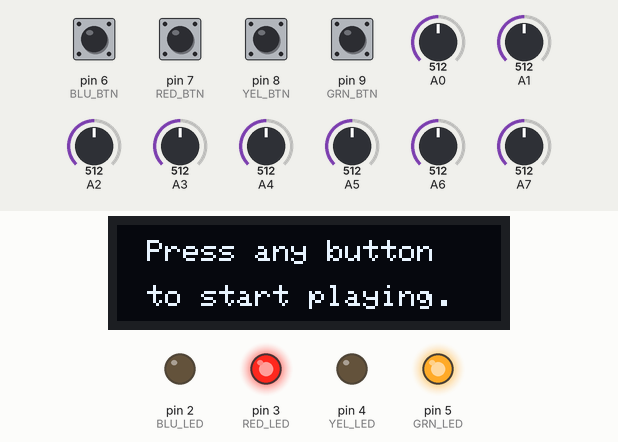
Recording of a sketch running on a simulated Arduino Uno, built with avr-gcc and run on an emulated ATmega328P. On the bench: 128×32 one-colour display, output pins drawn as LEDs (lit = HIGH). The test bench sets the inputs (shaded band); at power-on: pin 6 (BLU_BTN), pin 7 (RED_BTN), pin 8 (YEL_BTN), pin 9 (GRN_BTN) HIGH, A0 = 512, A1 = 512, A2 = 512, A3 = 512, A4 = 512, A5 = 512, A6 = 512, A7 = 512. Random numbers use the default seed unless the sketch sets one; what the sketch prints to the serial monitor is not drawn.

Above: at 1.6 s.
1.7 s: pin 6 (BLU_BTN) pulled LOW for 0.15 s
At 2.3 s:
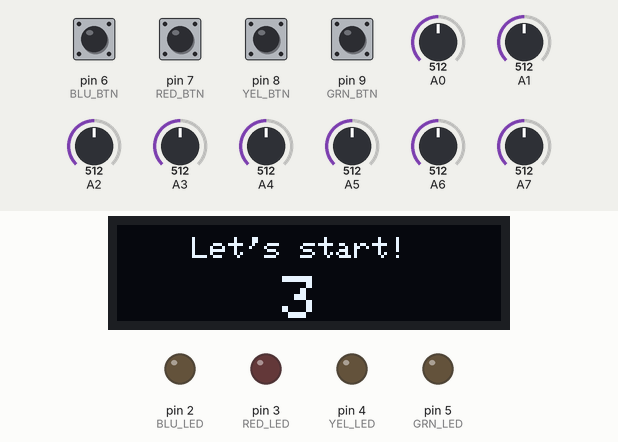
At 3.8 s:
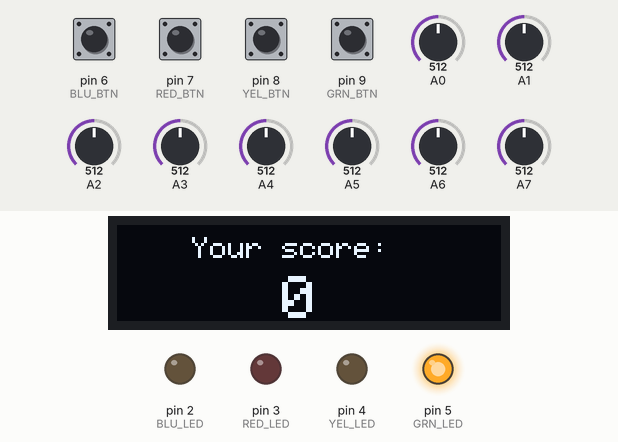
4.8 s: pin 9 (GRN_BTN) pulled LOW for 0.15 s
At 5.6 s:
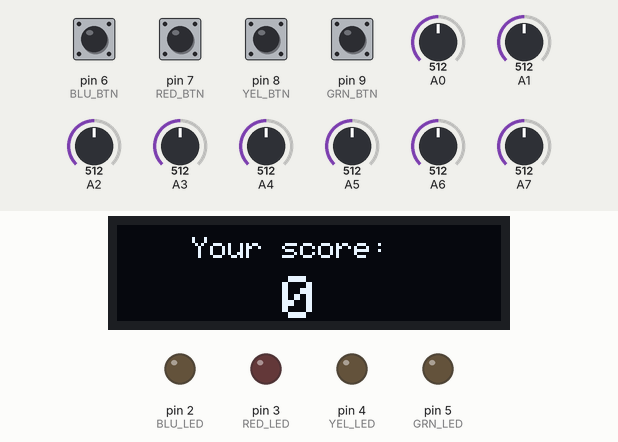
Timing chart, 0 to 7.8 s (numbered marks = the images above; inputs shaded):
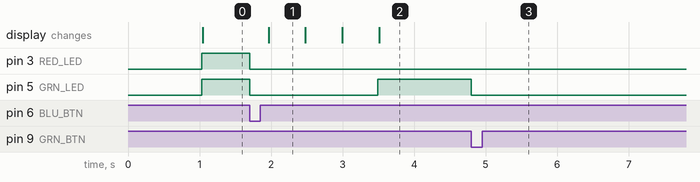

The sketch:

LightChaseGameCode.ino
```cpp
// Light chaser game by yui_maker
//  In this game Random LEDs will light up and you need to press the buttons associated with each LED.
//  the game ends if you take too long to press the button or you press a wrong button.
//  this code has a lot of Serial print commands for debugging. This way it can be played even without a display and just with serial monitor.
//  But if you have display you should remove the Serial print commands.

#include <Arduino.h> //this is only required on older Arduino IDEs or on platform IO.
#include <EEPROM.h>  //The highest score will be saved on EEPROM.

// defining LED pins. Change it according to the pins you have connected your LEDs to.
#define GRN_LED 5
#define YEL_LED 4
#define RED_LED 3
#define BLU_LED 2

// defining pushbutton pins. Change it according to the pins you have connected your push buttons to.
#define GRN_BTN 9
#define YEL_BTN 8
#define RED_BTN 7
#define BLU_BTN 6

// importing the libraries required for OLED display
// display related codes are copied from Adafruit's SSD1306 drivers example code.
#include <SPI.h>
#include <Wire.h>
#include <Adafruit_GFX.h>
#include <Adafruit_SSD1306.h>

#define SCREEN_WIDTH 128 // OLED display width, in pixels
#define SCREEN_HEIGHT 32 // OLED display height, in pixels

#define OLED_RESET 4        // Reset pin # (or -1 if sharing Arduino reset pin)
#define SCREEN_ADDRESS 0x3C ///< See data sheet for Address; 0x3D for 128x64, 0x3C for 128x32
Adafruit_SSD1306 display(SCREEN_WIDTH, SCREEN_HEIGHT, &Wire, OLED_RESET);

// variables related with keeping score
byte randomButton; // this variable is used for storing the random number generated. As it will be always in between zero and four we are using byte.
int score = 0;
byte gamemode = 0;
int highest_score;
unsigned long current_time1;
const byte address = 0;                         // EEPROM address where you will be storing the highest score. As it will remain the same throughout the code we are using a constant byte
float gameDifficulty;


void setup()
{
  Serial.begin(9600);
  // setting LED pins as OUTPUT pins
  pinMode(GRN_LED, OUTPUT);
  pinMode(RED_LED, OUTPUT);
  pinMode(YEL_LED, OUTPUT);
  pinMode(BLU_LED, OUTPUT);

  // Setting Push button pins as INPUT pins with internal pullup resistors
  pinMode(GRN_BTN, INPUT_PULLUP);
  pinMode(RED_BTN, INPUT_PULLUP);
  pinMode(YEL_BTN, INPUT_PULLUP);
  pinMode(BLU_BTN, INPUT_PULLUP);

  // initializing the display
  if (!display.begin(SSD1306_SWITCHCAPVCC, SCREEN_ADDRESS))
  {
    Serial.println(F("SSD1306 allocation failed"));
    for (;;)
      ; // Don't proceed, loop forever
  }
  display.setTextColor(SSD1306_WHITE);

  // initializing the pseudo-random number generator
  randomSeed(analogRead(millis()));
  randomButton = random(0, 4); // creating a random number between zero and four. As we only have four buttons.
  current_time1 = millis();    // putting a time stamp

//  EEPROM.write(address, 0);             // Uncomment this line only if you ever want to reset the heighest score saved in EEPROM to zero,
  highest_score = EEPROM.read(address); // Reading the heighest score from EEPROM

}   //closing the set up function


// this function will be running when we are waiting for a player to start the game by pressing any button.
void startMode(void)
{
  bool light_on = true;
  while (
    digitalRead(GRN_BTN) == HIGH && digitalRead(RED_BTN) == HIGH && digitalRead(YEL_BTN) == HIGH && digitalRead(BLU_BTN) == HIGH)
  {
    // looping between lighting two LED pairs at a time with different text on display
    if (millis() - current_time1 >= 1000)
    {
      if (light_on)
      {
        digitalWrite(GRN_LED, HIGH);
        digitalWrite(RED_LED, HIGH);
        digitalWrite(YEL_LED, LOW);
        digitalWrite(BLU_LED, LOW);

        // showing instructions on display
        display.clearDisplay();
        display.setTextSize(1);
        display.setCursor(10, 5);
        display.println(F("Press any button "));
        display.setCursor(10, 20);
        display.println(F("to start playing."));
        display.display();
        light_on = false;
      }
      else
      {
        digitalWrite(GRN_LED, LOW);
        digitalWrite(RED_LED, LOW);
        digitalWrite(YEL_LED, HIGH);
        digitalWrite(BLU_LED, HIGH);

        // asking to start paying
        display.clearDisplay();
        display.setTextSize(2);
        display.setCursor(0, 8);
        display.println(F("Let's play"));
        display.display();
        light_on = true;
      }
      current_time1 = millis();
    }
  }
  // if the player presses any button we turn off all the LEDs and start a count down.
  digitalWrite(GRN_LED, LOW);
  digitalWrite(RED_LED, LOW);
  digitalWrite(YEL_LED, LOW);
  digitalWrite(BLU_LED, LOW);
  delay(250);
  for (int i = 3; i >= 1; i--)
  {
    // showing the start count down
    display.clearDisplay();
    display.setTextSize(1);
    display.setCursor(25, 4);
    display.println(F("Let's start!"));
    display.setTextSize(2);
    display.setCursor(55, 17);
    display.println(i);
    display.display();
    delay(500);
  }
  // After the count down we clear the display, change the gamemode flag, set the score to zero and put a time stamp on current_time1
  display.clearDisplay();
  gamemode = 1;
  score = 0;
  current_time1 = millis();
} // closing the startMode function


// this function continuously updates the score while user is playing the game
void updateScore(void)
{
  display.clearDisplay();
  display.setTextSize(1);
  display.setCursor(25, 4);
  display.println(F("Your score: "));
  display.setTextSize(2);
  display.setCursor(55, 17);
  display.println(score);
  display.display();
} // closing the updateScore function


// this function runs if you press the wrong button or don't press the button in time
void gameOver(void)
{
  Serial.println("you were over time limit or pressed the wrong button.");
  if ((score >= highest_score) && (score != 0))
  {
    highest_score = score;
    EEPROM.update(address, highest_score); // updating the highest score in EEPROM memory address.
    Serial.println("Congratulations, you made the highest score of " + String(score));
    // showing the highest score on display
    display.clearDisplay();
    display.setTextSize(1);
    display.setCursor(5, 5);
    display.println(F("You made the"));
    display.setCursor(5, 18);
    display.println("higest score: " + String(highest_score) + "!");
    display.display();
    delay(3 * 1000); // the highest score will be shown for 3 seconds.
  }

  else if (score < highest_score)
  {
    Serial.println("Your final score: " + String());
    Serial.println("Highest score: " + String(highest_score));

    // showing the player's score on display with the highest score.
    display.clearDisplay();
    display.setTextSize(1);
    display.setCursor(5, 5);
    display.println(F("Your score: "));
    display.setCursor(100, 5);
    display.println(score);
    display.setCursor(5, 20);
    display.println(F("highest score: "));
    display.setCursor(100, 20);
    display.println(highest_score);
    display.display();
    delay(3 * 1000); // the player's score will be shown for 3 seconds.
  }
  gamemode = 0; // this flag will take us back to the start mode
} // closing the gameOver function


// Based on the random number generated we give the buttonChase function a LED and Button combination.
// this function runs the game for each combination.
void buttonChase(int led, int but)
{
  digitalWrite(led, HIGH);
  Serial.println("Press " + String(but));
  updateScore();
  gameDifficulty = 1500 / (score / 10 + 1); // As the score increase the time allowed to press the button will go down.
  if (millis() - current_time1 <= gameDifficulty)
  {
    if ((digitalRead(but) == LOW))
    {
      digitalWrite(led, LOW);
      Serial.println("You pressed" + String(but));
      byte oldnum = randomButton;    // as the variable oldnum won't be used in any other function we are creating it only here
      while (randomButton == oldnum) // making sure we do not light up the same LED as before
      {
        randomSeed(analogRead(millis()));
        randomButton = random(0, 4);
      }
      score = score + 1;
      updateScore();
      current_time1 = millis();         // updating the time stamp
      while ((digitalRead(but) == LOW)) // you need to let go of the button for the game to proceed
      {
      }
    }
    // following lines of code checks if user pressed the right button or not.
    if ((led == GRN_LED) && ((digitalRead(RED_BTN) == LOW) || (digitalRead(YEL_BTN) == LOW) || (digitalRead(BLU_BTN) == LOW)))
    {
      gameOver();
    }
    else if ((led == RED_LED) && ((digitalRead(GRN_BTN) == LOW) || (digitalRead(YEL_BTN) == LOW) || (digitalRead(BLU_BTN) == LOW)))
    {
      gameOver();
    }
    else if ((led == YEL_LED) && ((digitalRead(RED_BTN) == LOW) || (digitalRead(GRN_BTN) == LOW) || (digitalRead(BLU_BTN) == LOW)))
    {
      gameOver();
    }
    else if ((led == BLU_LED) && ((digitalRead(RED_BTN) == LOW) || (digitalRead(YEL_BTN) == LOW) || (digitalRead(GRN_BTN) == LOW)))
    {
      gameOver();
    }
  }
  // if you didn't press the button in time the game will end
  else
  {
    gameOver();
  }
} // closing buttonChase function


void loop()
{
    // based on the random number generated we run the game function buttonchase for different LED and button combinations

  if (gamemode == 0)
  {
    startMode();
  }

  else if (randomButton == 0)
  {
    buttonChase(GRN_LED, GRN_BTN);
  }

  else if (randomButton == 1)
  {
    buttonChase(RED_LED, RED_BTN);
  }

  else if (randomButton == 2)
  {
    buttonChase(YEL_LED, YEL_BTN);
  }

  else if (randomButton == 3)
  {
    buttonChase(BLU_LED, BLU_BTN);
  }
} // closing the void loop function
```

LightChaserWithTFT.cpp
```cpp
#include <Arduino.h>
#include <EEPROM.h>

// LED Definitions
#define GRN_LED 2
#define RED_LED 3
#define YEL_LED 4
#define BLU_LED 5

// Pushbutton Definitions
#define GRN_BTN 6
#define RED_BTN 7
#define YEL_BTN 8
#define BLU_BTN 9

// Display libraries
#include <SPI.h>
#include "Adafruit_GFX.h"
#include "Adafruit_HX8357.h"


// Display connections
#define TFT_CS 10
#define TFT_DC 1
#define TFT_RST -1 // RST can be set to -1 if you tie it to Arduino's reset

// Using SPI hardware (on Uno/nano, #13, #12, #11)
Adafruit_HX8357 tft = Adafruit_HX8357(TFT_CS, TFT_DC, TFT_RST);


// the variabes used in the code
unsigned int randbut;  //integer for storing random numbers.
unsigned int score = 0; //integer for storing score.
unsigned int gamemode = 0; //integer for going from waiting for players to game mode.
unsigned int highest_score;  //integer for storing highest score. This one gets stored in EEPROM
unsigned long current_time1; //integer for using millis as delay() should not be used.
unsigned int address = 0; //integer for pointing to the memory location where we want to store the highest score.
unsigned int difficulty = 1500/(score/10 +1); //the user will have 1.5 seconds for the first button and then as the score goes up time to press each button will go down respectively. Change 10 to a bigger number if you want to make it easier and vice versa.


void setup()
{

  // setting LEDs as outputs
  pinMode(GRN_LED, OUTPUT);
  pinMode(RED_LED, OUTPUT);
  pinMode(YEL_LED, OUTPUT);
  pinMode(BLU_LED, OUTPUT);

  // setting Pushbuttons as Inputs with internal pullup resistors
  pinMode(GRN_BTN, INPUT_PULLUP);
  pinMode(RED_BTN, INPUT_PULLUP);
  pinMode(YEL_BTN, INPUT_PULLUP);
  pinMode(BLU_BTN, INPUT_PULLUP);

  //Initializing the display
  tft.begin();
  tft.setRotation(1);
  tft.fillScreen(HX8357_BLACK);
  tft.setTextSize(4);

   //seeding the random numbers for the game. This one only seeds the very first time when nano is powered.
  randomSeed(analogRead(millis()));
  randbut = random(0, 4); //picking up the very first button to light up.
  current_time1 = millis();  //starting the timer

   //Reading the highest score from the EEPROM
  highest_score = EEPROM.read(address);
//  EEPROM.write(address, 0);     //This is here just in case someone neads to remove the highest score and put it back to zero.
//  Serial.begin(9600);           //Serial moniter can't be used as the pin number 1 is being used for the display. Disconnect Tx pin from display if Serial moniter needs to be used for debuging.

}

//The wait mode function. This function lights up two LEDs at a time.
void startmode(void)
{
  bool light_on = true;
  while (
      digitalRead(GRN_BTN) == HIGH && digitalRead(RED_BTN) == HIGH && digitalRead(YEL_BTN) == HIGH && digitalRead(BLU_BTN) == HIGH)
  {
    if (millis() - current_time1 >= 1000)
    {
      if ( light_on ) {
        digitalWrite(GRN_LED, HIGH);
        digitalWrite(RED_LED, HIGH);
        digitalWrite(YEL_LED, LOW);
        digitalWrite(BLU_LED, LOW);
        tft.setTextSize(3);
        tft.setTextColor(HX8357_CYAN);
        tft.setCursor(50, 40);
        tft.println("Hi there!");
        tft.setCursor(50, 80);
        tft.println("Welcome to ");
        tft.setCursor(50, 120);
        tft.println("Aalto Design Factory. ");
        tft.setCursor(50, 160);
        tft.println("Press any button ");
        tft.setCursor(50, 200);
        tft.println("to start playing.");
        tft.fillRect(90,240,320,260,HX8357_BLACK);
        light_on = false;
      } else {
        digitalWrite(GRN_LED, LOW);
        digitalWrite(RED_LED, LOW);
        digitalWrite(YEL_LED, HIGH);
        digitalWrite(BLU_LED, HIGH);
        tft.setTextSize(5);
        tft.setCursor(90, 240);
        tft.setTextColor(HX8357_YELLOW);
        tft.println("Let's play!");
        light_on = true;
      }
      current_time1 = millis();
    }
  }
  digitalWrite(GRN_LED, LOW);
  digitalWrite(RED_LED, LOW);
  digitalWrite(YEL_LED, LOW);
  digitalWrite(BLU_LED, LOW);
  tft.fillScreen(HX8357_BLACK);
  tft.setCursor(0, 130);
  tft.setTextColor(HX8357_GREEN);
  tft.setTextSize(3);
  tft.println("Push the lit-up button as fast as you can.");
  delay(1500);
  tft.fillScreen(HX8357_BLACK);

  //to show the 3, 2, 1 on screen.
  for(int i=3; i>=1; i--) {
    tft.setCursor(200, 100);
    tft.setTextSize(18);
    tft.setTextColor(HX8357_RED);
    tft.println(i);
    delay(1000);
    tft.setCursor(200, 100);
    tft.setTextSize(18);
    tft.setTextColor(HX8357_BLACK);
    tft.println(i);
    delay(1);
  }
  tft.fillScreen(HX8357_BLACK);
  gamemode = 1;
  score = 0;
  current_time1 = millis();
}


//this function executes if user pressed the wrong button or went over the time limit.
void gameover(void)
{
//  Serial.println("you were over time limit or pressed the wrong button.");
    if (score >= highest_score){
      highest_score = score;
      EEPROM.update(address, highest_score);
//      Serial.print("Congratulations, you made the highest score of ");
//      Serial.println(score);
      tft.setTextSize(4);
      tft.fillScreen(HX8357_BLACK);
      tft.setCursor(0, 120);
      tft.setTextColor(HX8357_RED);
      tft.println("Congratulations,");
      tft.setCursor(0, 160);
      tft.println("you just made the ");
      tft.setCursor(0, 200);
      tft.print("highest score of " + String(highest_score) + "!");
      delay(5000);
      tft.fillScreen(HX8357_BLACK);
    }
    if (score < highest_score){
//      Serial.print("Youe final score: ");
//      Serial.println(score);
//      Serial.print("Highest score: ");
//      Serial.println(highest_score);
      tft.setTextSize(4);
      tft.fillScreen(HX8357_BLACK);
      tft.setCursor(10, 120);
      tft.setTextColor(HX8357_YELLOW);
      tft.print("Your score: ");
      tft.println(score);
      tft.setCursor(10, 180);
      tft.setTextColor(HX8357_RED);
      tft.print("Highest score: " + String(highest_score));
      delay(5000);
      tft.fillScreen(HX8357_BLACK);

    }
        gamemode = 0;
}


   //When the game is being played this function continuously updates the score on display
void updateScore()
{
      tft.setTextSize(4);
      tft.setCursor(40, 140);
      tft.setTextSize(5);
      tft.setTextColor(HX8357_YELLOW);
      tft.setTextColor(HX8357_YELLOW,HX8357_BLACK);
      tft.println("Your score: " + String(score));
}

   //The game function
void buttchase(int led, int but)
{
  digitalWrite(led, HIGH);
  //    Serial.print("Press ");
  //    Serial.println(but);
  updateScore();
  if (millis() - current_time1 <= difficulty)
  {
    if ((digitalRead(but) == LOW))
    {
      digitalWrite(led, LOW);
      //      Serial.print("You pressed");
      //      Serial.println(but);
      unsigned int oldnum = randbut;    //this is so that two consecutive buttons are not same color.
      while (randbut == oldnum){
        randomSeed(analogRead(millis()));
        randbut = random(0, 4);
      }
      score = score + 1;
      updateScore();
      current_time1 = millis();
      while((digitalRead(but) == LOW)){  //if the user keeps any button pressed then the game won't move forward

      }
    }
    //the following commands check if the wrong button was pressed.
    if ((led == GRN_LED) && ((digitalRead(RED_BTN) == LOW) || (digitalRead(YEL_BTN) == LOW) || (digitalRead(BLU_BTN) == LOW))){
      gameover();
    }
    if ((led == RED_LED) && ((digitalRead(GRN_BTN) == LOW) || (digitalRead(YEL_BTN) == LOW) || (digitalRead(BLU_BTN) == LOW))){
      gameover();
    }
    if ((led == YEL_LED) && ((digitalRead(RED_BTN) == LOW) || (digitalRead(GRN_BTN) == LOW) || (digitalRead(BLU_BTN) == LOW))){
      gameover();
    }
    if ((led == BLU_LED) && ((digitalRead(RED_BTN) == LOW) || (digitalRead(YEL_BTN) == LOW) || (digitalRead(GRN_BTN) == LOW))){
      gameover();
    }

  }

  else{
    gameover();
  }
}

void loop()
{
  //If the game mode is zero the game is in waiting mode. If you press any button it will go to player mode.
  if (gamemode == 0){
    startmode();
  }

    //Associating each random number with a different button.
  if (randbut == 0)
  {
    buttchase(GRN_LED, GRN_BTN);
  }

  if (randbut == 1)
  {
    buttchase(RED_LED, RED_BTN);
  }

  if (randbut == 2)
  {
    buttchase(YEL_LED, YEL_BTN);
  }

  if (randbut == 3)
  {
    buttchase(BLU_LED, BLU_BTN);
  }
}
```

Measured:
- what the display in image 1 shows lasts 0.5 s, from 2.0 s to 2.5 s
